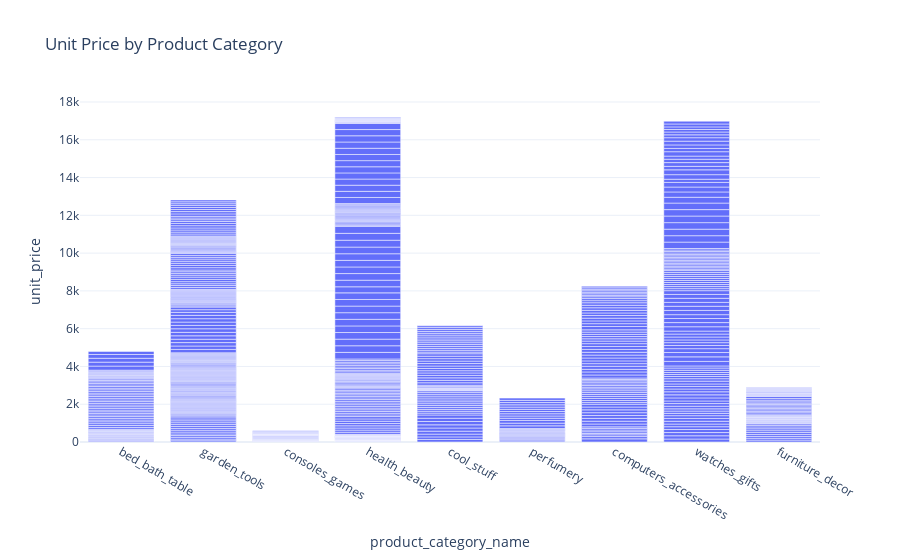

Notebook source saved alongside this figure:
### Code cell
fig = px.bar(df, x='product_category_name',
             y='unit_price', title='Unit Price by Product Category')
fig.show()

### Figure 1 — Plotly figure (JSON) as saved in the notebook; plotly's stock layout.template omitted (floating-point values rounded to 4 significant figures; data arrays with more than 128 entries replaced by an {"elided": "..."} marker saying what was removed)
{"data": [{"alignmentgroup": "True", "hovertemplate": "product_category_name=%{x}<br>unit_price=%{y}<extra></extra>", "legendgroup": "", "marker": {"color": "#636efa", "pattern": {"shape": ""}}, "name": "", "offsetgroup": "", "orientation": "v", "showlegend": false, "textposition": "auto", "type": "bar", "x": {"elided": "676 str values"}, "xaxis": "x", "y": {"elided": "676 float values"}, "yaxis": "y"}], "layout": {"barmode": "relative", "legend": {"tracegroupgap": 0}, "title": {"text": "Unit Price by Product Category"}, "xaxis": {"anchor": "y", "domain": [0, 1], "title": {"text": "product_category_name"}}, "yaxis": {"anchor": "x", "domain": [0, 1], "title": {"text": "unit_price"}}}}
